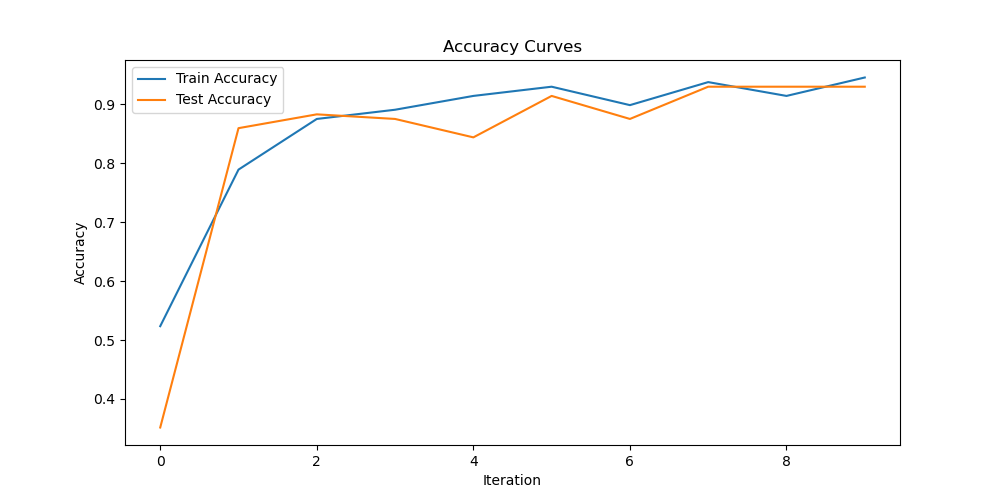

Write Python code to recreate this figure.
import snntorch as snn
from snntorch import spikeplot as splt
from snntorch import spikegen

import torch
import torch.nn as nn
from torch.utils.data import DataLoader
from torchvision import datasets, transforms

import matplotlib.pyplot as plt
import numpy as np
import itertools
import torch.onnx

# 数据加载和预处理
batch_size = 128
data_path = '/data/mnist'

dtype = torch.float
device = torch.device("cuda") if torch.cuda.is_available() else torch.device("mps") if torch.backends.mps.is_available() else torch.device("cpu")
print(torch.cuda.is_available())


# 定义图像变换
transform = transforms.Compose([
    transforms.Resize((28, 28)),
    transforms.Grayscale(),
    transforms.ToTensor(),
    transforms.Normalize((0,), (1,))])

mnist_train = datasets.MNIST(data_path, train=True, download=True, transform=transform)
mnist_test = datasets.MNIST(data_path, train=False, download=True, transform=transform)

# 创建 DataLoader
train_loader = DataLoader(mnist_train, batch_size=batch_size, shuffle=True, drop_last=True)
test_loader = DataLoader(mnist_test, batch_size=batch_size, shuffle=True, drop_last=True)

# 网络架构参数
num_inputs = 28 * 28
num_hidden = 1000
num_outputs = 10

num_steps = 25
beta = 0.95


# 定义神经网络
class Net(nn.Module):
    def __init__(self):
        super().__init__()

        self.fc1 = nn.Linear(num_inputs, num_hidden)
        self.lif1 = snn.Leaky(beta=beta)
        self.fc2 = nn.Linear(num_hidden, num_outputs)
        self.lif2 = snn.Leaky(beta=beta)

    def forward(self, x):
        # 在正确的设备上初始化隐藏状态
        mem1 = self.lif1.init_leaky().to(device)
        mem2 = self.lif2.init_leaky().to(device)

        spk2_rec = []
        mem2_rec = []

        for step in range(num_steps):
            cur1 = self.fc1(x)
            spk1, mem1 = self.lif1(cur1, mem1)
            cur2 = self.fc2(spk1)
            spk2, mem2 = self.lif2(cur2, mem2)
            spk2_rec.append(spk2)
            mem2_rec.append(mem2)

        return torch.stack(spk2_rec, dim=0), torch.stack(mem2_rec, dim=0)


net = Net().to(device)

# 训练和测试
loss = nn.CrossEntropyLoss()
optimizer = torch.optim.Adam(net.parameters(), lr=5e-4, betas=(0.9, 0.999))

num_epochs = 1
loss_hist = []
test_loss_hist = []
train_accuracy_hist = []
test_accuracy_hist = []

for epoch in range(num_epochs):
    iter_counter = 0
    train_batch = iter(train_loader)

    for data, targets in train_batch:
        data = data.to(device)
        targets = targets.to(device)

        net.train()
        spk_rec, mem_rec = net(data.view(batch_size, -1))

        loss_val = torch.zeros((1), dtype=dtype, device=device)
        for step in range(num_steps):
            loss_val += loss(mem_rec[step], targets)

        optimizer.zero_grad()
        loss_val.backward()
        optimizer.step()

        loss_hist.append(loss_val.item())

        if iter_counter % 50 == 0:
            with torch.no_grad():
                net.eval()
                test_data, test_targets = next(iter(test_loader))
                test_data = test_data.to(device)
                test_targets = test_targets.to(device)

                test_spk, test_mem = net(test_data.view(batch_size, -1))

                test_loss = torch.zeros((1), dtype=dtype, device=device)
                for step in range(num_steps):
                    test_loss += loss(test_mem[step], test_targets)
                test_loss_hist.append(test_loss.item())

                _, idx = test_spk.sum(dim=0).max(1)
                test_acc = np.mean((test_targets == idx).detach().cpu().numpy())
                test_accuracy_hist.append(test_acc)

                output, _ = net(data.view(batch_size, -1))
                _, idx = output.sum(dim=0).max(1)
                train_acc = np.mean((targets == idx).detach().cpu().numpy())
                train_accuracy_hist.append(train_acc)

                print(f"Epoch {epoch}, Iteration {iter_counter}")
                print(f"Train Set Loss: {loss_hist[-1]:.2f}, Accuracy: {train_acc * 100:.2f}%")
                print(f"Test Set Loss: {test_loss_hist[-1]:.2f}, Accuracy: {test_acc * 100:.2f}%")
                print("\n")

        iter_counter += 1


# 保存模型
torch.save(net.state_dict(), "model.pth")

# # 设置量化配置
# net.qconfig = torch.quantization.default_qconfig
#
# # 准备模型进行量化
# torch.quantization.prepare(net, inplace=True)
#
# # 使用一部分训练数据进行校准
# with torch.no_grad():
#     for data, _ in train_loader:
#         net(data.to(device))
#
# # 转换模型
# torch.quantization.convert(net, inplace=True)
#
# # 保存量化模型
# torch.save(net.state_dict(), "quantized_model.pth")







fig = plt.figure(facecolor="w", figsize=(10, 5))
plt.plot(train_accuracy_hist, label="Train Accuracy")
plt.plot(test_accuracy_hist, label="Test Accuracy")
plt.title("Accuracy Curves")
plt.legend()
plt.xlabel("Iteration")
plt.ylabel("Accuracy")
plt.show()

# for name, param in net.named_parameters():
#     if param.requires_grad:
#         print(name, param.data)
#         torch.save(param.data, f'{name}.pt')



# 在测试集上测试
total = 0
correct = 0

test_loader = DataLoader(mnist_test, batch_size=batch_size, shuffle=True, drop_last=False)

with torch.no_grad():
    net.eval()
    for data, targets in test_loader:
        data = data.to(device)
        targets = targets.to(device)

        test_spk, _ = net(data.view(data.size(0), -1))

        _, predicted = test_spk.sum(dim=0).max(1)
        total += targets.size(0)
        correct += (predicted == targets).sum().item()

print(f"Total correctly classified test set images: {correct}/{total}")
print(f"Test Set Accuracy: {100 * correct / total:.2f}%")